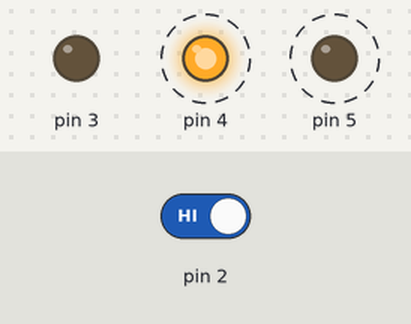
A sketch run on a simulated Arduino Uno, built with avr-gcc and run on an emulated ATmega328P. Parts: output pins drawn as LEDs (lit = HIGH). Dashed ring = blinking. The test bench sets the inputs (shaded band); at power-on: pin 2 HIGH.

Above: at 1.25 s.
1.3 s: pin 2 driven LOW
At 2.2 s:
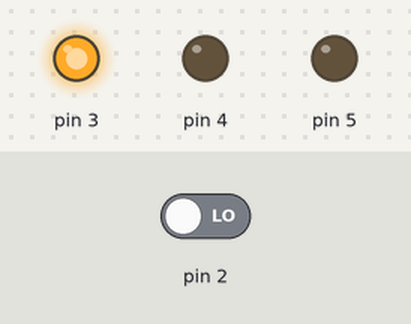
2.9 s: pin 2 driven HIGH
At 3.05 s:
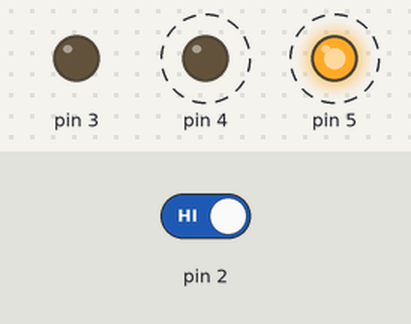
Timing chart, 0 to 11.9 s (numbered marks = the images above; inputs shaded):
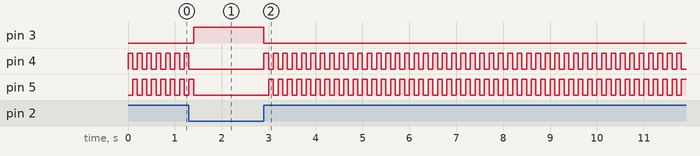

Measured:
- after the input at 1.3 s, pin 3: LOW → HIGH after 0.10 s; pin 4: goes on until 1.3 s, then stays LOW; pin 5: goes on until 1.4 s, then stays LOW
- after the input at 2.9 s, pin 3: HIGH → LOW at once; pin 4: alternates HIGH for 0.10 s and LOW for 0.10 s, starting at once; pin 5: alternates HIGH for 0.10 s and LOW for 0.10 s, starting after 0.10 s
- by itself, pin 4, pin 5: alternates HIGH for 0.10 s and LOW for 0.10 s

The sketch:

proyecto1_Leds.ino
```cpp
/**
 * Pin 3 LED verde
 * Pin 4 LED azul
 * Pin 5 LED rojo
 */

int switchState = 0; //estado del Pin 2
void setup() {
  //configuramos los pines para salida o entrada
  pinMode(3, OUTPUT);
  pinMode(4, OUTPUT);
  pinMode(5, OUTPUT);
  pinMode(2, INPUT);
}

void loop() {
  switchState = digitalRead(2); //Leer el estado del pin 2
  if (switchState == LOW){
    digitalWrite(3, HIGH);
    digitalWrite(4, LOW);
    digitalWrite(5, LOW);
  }else{
    digitalWrite(3, LOW);
    digitalWrite(4, HIGH);
    digitalWrite(5, LOW);

    delay(100);
    digitalWrite(4, LOW);
    digitalWrite(5, HIGH);
    delay(100);
  }

}
```
